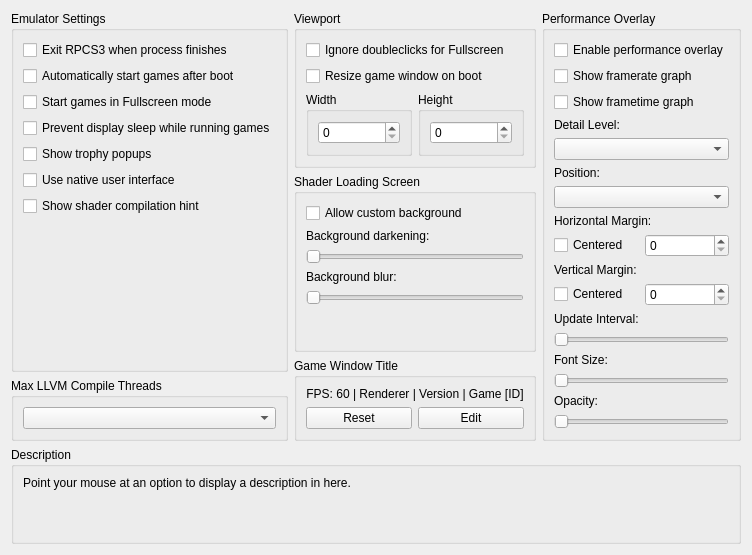
     <widget class="QWidget" name="emulatorTab">
      <attribute name="title">
       <string>Emulator</string>
      </attribute>
      <layout class="QVBoxLayout" name="emulatorTab_layout">
       <item>
        <layout class="QHBoxLayout" name="emulatorTabLayout" stretch="1,1,1">
         <item>
          <layout class="QVBoxLayout" name="emulatorTabLayoutLeft">
           <item>
            <widget class="QGroupBox" name="gb_emu_settings">
             <property name="title">
              <string>Emulator Settings</string>
             </property>
             <layout class="QVBoxLayout" name="gb_emu_settings_layout">
              <item>
               <widget class="QCheckBox" name="exitOnStop">
                <property name="text">
                 <string>Exit RPCS3 when process finishes</string>
                </property>
               </widget>
              </item>
              <item>
               <widget class="QCheckBox" name="alwaysStart">
                <property name="text">
                 <string>Automatically start games after boot</string>
                </property>
               </widget>
              </item>
              <item>
               <widget class="QCheckBox" name="startGameFullscreen">
                <property name="text">
                 <string>Start games in Fullscreen mode</string>
                </property>
               </widget>
              </item>
              <item>
               <widget class="QCheckBox" name="preventDisplaySleep">
                <property name="text">
                 <string>Prevent display sleep while running games</string>
                </property>
               </widget>
              </item>
              <item>
               <widget class="QCheckBox" name="showTrophyPopups">
                <property name="text">
                 <string>Show trophy popups</string>
                </property>
               </widget>
              </item>
              <item>
               <widget class="QCheckBox" name="useNativeInterface">
                <property name="text">
                 <string>Use native user interface</string>
                </property>
               </widget>
              </item>
              <item>
               <widget class="QCheckBox" name="showShaderCompilationHint">
                <property name="text">
                 <string>Show shader compilation hint</string>
                </property>
               </widget>
              </item>
              <item>
               <spacer name="emulatorTabSpacerLeft">
                <property name="orientation">
                 <enum>Qt::Vertical</enum>
                </property>
                <property name="sizeType">
                 <enum>QSizePolicy::MinimumExpanding</enum>
                </property>
                <property name="sizeHint" stdset="0">
                 <size>
                  <width>0</width>
                  <height>0</height>
                 </size>
                </property>
               </spacer>
              </item>
             </layout>
            </widget>
           </item>
           <item>
            <widget class="QGroupBox" name="gb_max_llvm">
             <property name="title">
              <string>Max LLVM Compile Threads</string>
             </property>
             <layout class="QVBoxLayout" name="gb_max_llvm_layout">
              <item>
               <widget class="QComboBox" name="maxLLVMThreads"/>
              </item>
             </layout>
            </widget>
           </item>
          </layout>
         </item>
         <item>
          <layout class="QVBoxLayout" name="emulatorTabLayoutMiddle">
           <item>
            <widget class="QGroupBox" name="gb_viewport">
             <property name="title">
              <string>Viewport</string>
             </property>
             <layout class="QVBoxLayout" name="gb_viewport_layout">
              <item>
               <widget class="QCheckBox" name="gs_disableMouse">
                <property name="text">
                 <string>Ignore doubleclicks for Fullscreen</string>
                </property>
               </widget>
              </item>
              <item>
               <widget class="QCheckBox" name="gs_resizeOnBoot">
                <property name="text">
                 <string>Resize game window on boot</string>
                </property>
               </widget>
              </item>
              <item>
               <layout class="QHBoxLayout" name="gs_resolution_layout">
                <item>
                 <widget class="QGroupBox" name="gb_gs_width">
                  <property name="title">
                   <string>Width</string>
                  </property>
                  <layout class="QVBoxLayout" name="gb_gs_width_layout">
                   <item>
                    <widget class="QSpinBox" name="gs_width">
                     <property name="accelerated">
                      <bool>true</bool>
                     </property>
                     <property name="correctionMode">
                      <enum>QAbstractSpinBox::CorrectToNearestValue</enum>
                     </property>
                     <property name="keyboardTracking">
                      <bool>false</bool>
                     </property>
                     <property name="minimum">
                      <number>0</number>
                     </property>
                     <property name="maximum">
                      <number>9999</number>
                     </property>
                     <property name="value">
                      <number>0</number>
                     </property>
                    </widget>
                   </item>
                  </layout>
                 </widget>
                </item>
                <item>
                 <widget class="QGroupBox" name="gb_gs_height">
                  <property name="title">
                   <string>Height</string>
                  </property>
                  <layout class="QVBoxLayout" name="gb_gs_height_layout">
                   <item>
                    <widget class="QSpinBox" name="gs_height">
                     <property name="frame">
                      <bool>true</bool>
                     </property>
                     <property name="accelerated">
                      <bool>true</bool>
                     </property>
                     <property name="correctionMode">
                      <enum>QAbstractSpinBox::CorrectToNearestValue</enum>
                     </property>
                     <property name="keyboardTracking">
                      <bool>false</bool>
                     </property>
                     <property name="minimum">
                      <number>0</number>
                     </property>
                     <property name="maximum">
                      <number>9999</number>
                     </property>
                     <property name="value">
                      <number>0</number>
                     </property>
                    </widget>
                   </item>
                  </layout>
                 </widget>
                </item>
               </layout>
              </item>
             </layout>
            </widget>
           </item>
           <item>
            <widget class="QGroupBox" name="gb_shader_load">
             <property name="title">
              <string>Shader Loading Screen</string>
             </property>
             <layout class="QVBoxLayout" name="gb_shader_load_layout">
              <item>
               <widget class="QCheckBox" name="shaderLoadBgEnabled">
                <property name="text">
                 <string>Allow custom background</string>
                </property>
               </widget>
              </item>
              <item>
               <widget class="QLabel" name="label_shaderLoadBgDarkening">
                <property name="text">
                 <string>Background darkening:</string>
                </property>
               </widget>
              </item>
              <item>
               <widget class="QSlider" name="shaderLoadBgDarkening">
                <property name="orientation">
                 <enum>Qt::Horizontal</enum>
                </property>
               </widget>
              </item>
              <item>
               <widget class="QLabel" name="label_shaderLoadBgBlur">
                <property name="text">
                 <string>Background blur:</string>
                </property>
               </widget>
              </item>
              <item>
               <widget class="QSlider" name="shaderLoadBgBlur">
                <property name="orientation">
                 <enum>Qt::Horizontal</enum>
                </property>
               </widget>
              </item>
              <item>
               <spacer name="spacer_shader_load">
                <property name="orientation">
                 <enum>Qt::Vertical</enum>
                </property>
                <property name="sizeType">
                 <enum>QSizePolicy::MinimumExpanding</enum>
                </property>
                <property name="sizeHint" stdset="0">
                 <size>
                  <width>0</width>
                  <height>0</height>
                 </size>
                </property>
               </spacer>
              </item>
             </layout>
            </widget>
           </item>
           <item>
            <widget class="QGroupBox" name="gb_game_window_title">
             <property name="title">
              <string>Game Window Title</string>
             </property>
             <layout class="QVBoxLayout" name="layout_gb_game_window_title">
              <item>
               <widget class="QLabel" name="label_game_window_title_format">
                <property name="text">
                 <string>FPS: 60 | Renderer | Version | Game [ID]</string>
                </property>
                <property name="alignment">
                 <set>Qt::AlignCenter</set>
                </property>
               </widget>
              </item>
              <item>
               <layout class="QHBoxLayout" name="layout_buttons_game_window_title">
                <item>
                 <widget class="QPushButton" name="reset_button_game_window_title_format">
                  <property name="toolTip">
                   <string>Reset the game window title to default</string>
                  </property>
                  <property name="text">
                   <string>Reset</string>
                  </property>
                 </widget>
                </item>
                <item>
                 <widget class="QPushButton" name="edit_button_game_window_title_format">
                  <property name="toolTip">
                   <string>Edit the game window title</string>
                  </property>
                  <property name="text">
                   <string>Edit</string>
                  </property>
                 </widget>
                </item>
               </layout>
              </item>
             </layout>
            </widget>
           </item>
          </layout>
         </item>
         <item>
          <layout class="QVBoxLayout" name="emulatorTabLayoutRight">
           <item>
            <widget class="QGroupBox" name="gb_performance_overlay">
             <property name="title">
              <string>Performance Overlay</string>
             </property>
             <layout class="QVBoxLayout" name="gb_performance_overlay_layout">
              <item>
               <widget class="QCheckBox" name="perfOverlayEnabled">
                <property name="text">
                 <string>Enable performance overlay</string>
                </property>
               </widget>
              </item>
              <item>
               <widget class="QCheckBox" name="perfOverlayFramerateGraphEnabled">
                <property name="text">
                 <string>Show framerate graph</string>
                </property>
               </widget>
              </item>
              <item>
               <widget class="QCheckBox" name="perfOverlayFrametimeGraphEnabled">
                <property name="text">
                 <string>Show frametime graph</string>
                </property>
               </widget>
              </item>
              <item>
               <widget class="QWidget" name="perf_overlay_detail_level" native="true">
                <layout class="QVBoxLayout" name="layout_perf_overlay_detail_level">
                 <property name="leftMargin">
                  <number>0</number>
                 </property>
                 <property name="topMargin">
                  <number>0</number>
                 </property>
                 <property name="rightMargin">
                  <number>0</number>
                 </property>
                 <property name="bottomMargin">
                  <number>0</number>
                 </property>
                 <item>
                  <widget class="QLabel" name="label_detail_level">
                   <property name="text">
                    <string>Detail Level:</string>
                   </property>
                  </widget>
                 </item>
                 <item>
                  <widget class="QComboBox" name="perfOverlayDetailLevel"/>
                 </item>
                </layout>
               </widget>
              </item>
              <item>
               <widget class="QWidget" name="perf_overlay_position" native="true">
                <layout class="QVBoxLayout" name="layout_perf_overlay_position">
                 <property name="leftMargin">
                  <number>0</number>
                 </property>
                 <property name="topMargin">
                  <number>0</number>
                 </property>
                 <property name="rightMargin">
                  <number>0</number>
                 </property>
                 <property name="bottomMargin">
                  <number>0</number>
                 </property>
                 <item>
                  <widget class="QLabel" name="label_position">
                   <property name="text">
                    <string>Position:</string>
                   </property>
                  </widget>
                 </item>
                 <item>
                  <widget class="QComboBox" name="perfOverlayPosition"/>
                 </item>
                </layout>
               </widget>
              </item>
              <item>
               <widget class="QLabel" name="label_margin_x">
                <property name="text">
                 <string>Horizontal Margin:</string>
                </property>
               </widget>
              </item>
              <item>
               <layout class="QHBoxLayout" name="layout_margin_x" stretch="0,0">
                <item>
                 <widget class="QCheckBox" name="perfOverlayCenterX">
                  <property name="text">
                   <string>Centered</string>
                  </property>
                 </widget>
                </item>
                <item>
                 <widget class="QSpinBox" name="perfOverlayMarginX"/>
                </item>
               </layout>
              </item>
              <item>
               <widget class="QLabel" name="label_margin_y">
                <property name="text">
                 <string>Vertical Margin:</string>
                </property>
               </widget>
              </item>
              <item>
               <layout class="QHBoxLayout" name="layout_margin_y" stretch="0,0">
                <item>
                 <widget class="QCheckBox" name="perfOverlayCenterY">
                  <property name="text">
                   <string>Centered</string>
                  </property>
                 </widget>
                </item>
                <item>
                 <widget class="QSpinBox" name="perfOverlayMarginY"/>
                </item>
               </layout>
              </item>
              <item>
               <widget class="QWidget" name="perf_overlay_update_interval" native="true">
                <layout class="QVBoxLayout" name="layout_perf_overlay_update_interval">
                 <property name="leftMargin">
                  <number>0</number>
                 </property>
                 <property name="topMargin">
                  <number>0</number>
                 </property>
                 <property name="rightMargin">
                  <number>0</number>
                 </property>
                 <property name="bottomMargin">
                  <number>0</number>
                 </property>
                 <item>
                  <widget class="QLabel" name="label_update_interval">
                   <property name="text">
                    <string>Update Interval:</string>
                   </property>
                  </widget>
                 </item>
                 <item>
                  <widget class="QSlider" name="perfOverlayUpdateInterval">
                   <property name="singleStep">
                    <number>10</number>
                   </property>
                   <property name="pageStep">
                    <number>100</number>
                   </property>
                   <property name="orientation">
                    <enum>Qt::Horizontal</enum>
                   </property>
                  </widget>
                 </item>
                </layout>
               </widget>
              </item>
              <item>
               <widget class="QWidget" name="perf_overlay_font_size" native="true">
                <layout class="QVBoxLayout" name="layout_perf_overlay_font_size">
                 <property name="leftMargin">
                  <number>0</number>
                 </property>
                 <property name="topMargin">
                  <number>0</number>
                 </property>
                 <property name="rightMargin">
                  <number>0</number>
                 </property>
                 <property name="bottomMargin">
                  <number>0</number>
                 </property>
                 <item>
                  <widget class="QLabel" name="label_font_size">
                   <property name="text">
                    <string>Font Size: </string>
                   </property>
                  </widget>
                 </item>
                 <item>
                  <widget class="QSlider" name="perfOverlayFontSize">
                   <property name="orientation">
                    <enum>Qt::Horizontal</enum>
                   </property>
                  </widget>
                 </item>
                </layout>
               </widget>
              </item>
              <item>
               <widget class="QWidget" name="perf_overlay_opacity" native="true">
                <layout class="QVBoxLayout" name="layout_perf_overlay_opacity">
                 <property name="leftMargin">
                  <number>0</number>
                 </property>
                 <property name="topMargin">
                  <number>0</number>
                 </property>
                 <property name="rightMargin">
                  <number>0</number>
                 </property>
                 <property name="bottomMargin">
                  <number>0</number>
                 </property>
                 <item>
                  <widget class="QLabel" name="label_opacity">
                   <property name="text">
                    <string>Opacity:</string>
                   </property>
                  </widget>
                 </item>
                 <item>
                  <widget class="QSlider" name="perfOverlayOpacity">
                   <property name="orientation">
                    <enum>Qt::Horizontal</enum>
                   </property>
                  </widget>
                 </item>
                </layout>
               </widget>
              </item>
              <item>
               <spacer name="emulatorTabSpacerRight">
                <property name="orientation">
                 <enum>Qt::Vertical</enum>
                </property>
                <property name="sizeType">
                 <enum>QSizePolicy::MinimumExpanding</enum>
                </property>
                <property name="sizeHint" stdset="0">
                 <size>
                  <width>0</width>
                  <height>0</height>
                 </size>
                </property>
               </spacer>
              </item>
             </layout>
            </widget>
           </item>
          </layout>
         </item>
        </layout>
       </item>
       <item>
        <spacer name="emulatorTabSpacer">
         <property name="orientation">
          <enum>Qt::Vertical</enum>
         </property>
         <property name="sizeType">
          <enum>QSizePolicy::MinimumExpanding</enum>
         </property>
         <property name="sizeHint" stdset="0">
          <size>
           <width>0</width>
           <height>0</height>
          </size>
         </property>
        </spacer>
       </item>
       <item>
        <widget class="QGroupBox" name="gb_description_emulator">
         <property name="title">
          <string>Description</string>
         </property>
         <layout class="QVBoxLayout" name="gb_description_emulator_layout">
          <item>
           <widget class="QLabel" name="description_emulator">
            <property name="text">
             <string>Point your mouse at an option to display a description in here.


</string>
            </property>
            <property name="textFormat">
             <enum>Qt::PlainText</enum>
            </property>
            <property name="alignment">
             <set>Qt::AlignLeading|Qt::AlignLeft|Qt::AlignTop</set>
            </property>
            <property name="wordWrap">
             <bool>true</bool>
            </property>
           </widget>
          </item>
         </layout>
        </widget>
       </item>
      </layout>
     </widget>
